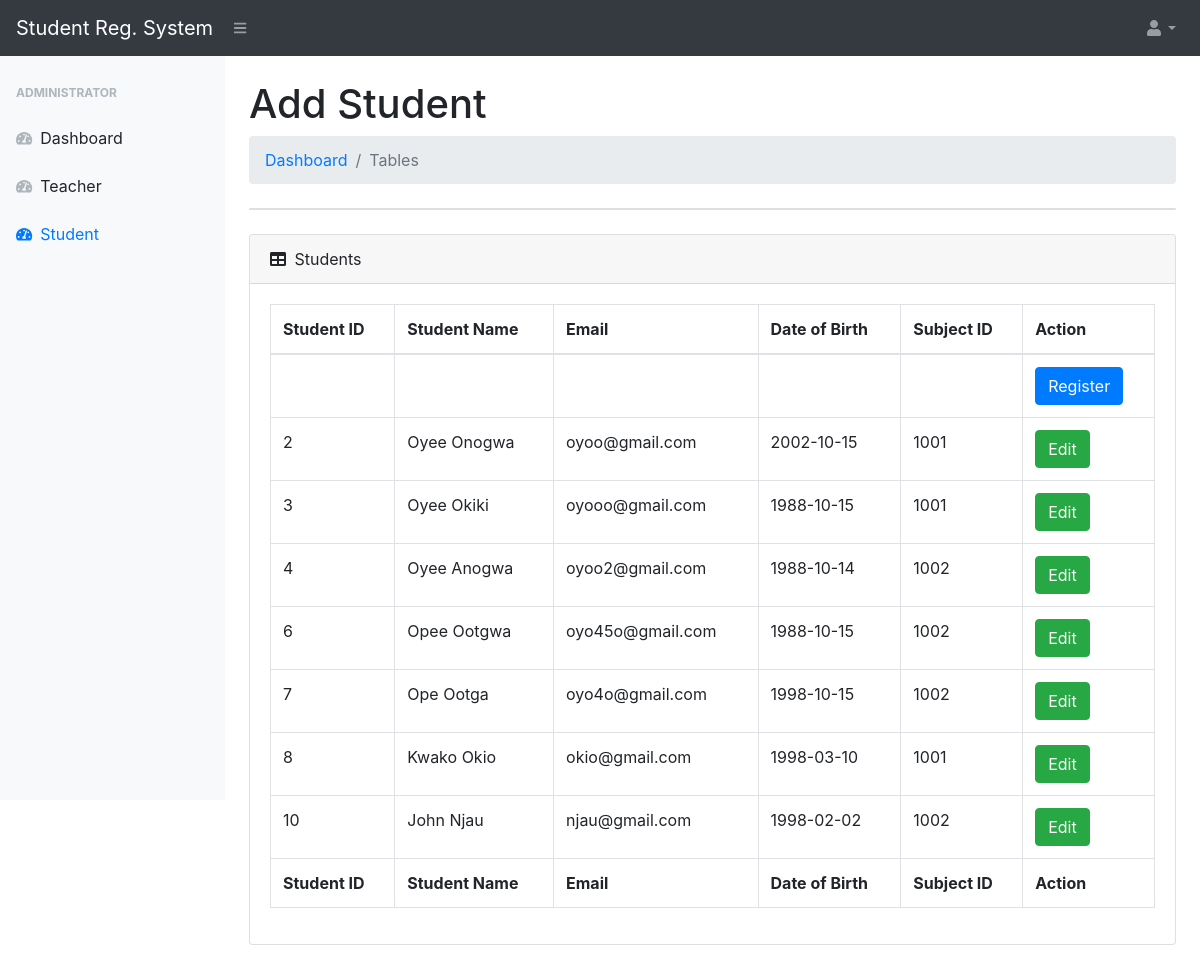
Page /dist/admin/student.php (signed in) on the committed database.
### tables this page shows
CREATE TABLE `student` (
  `student_id` int(11) NOT NULL,
  `student_name` varchar(60) NOT NULL,
  `email` varchar(60) NOT NULL,
  `dob` date NOT NULL,
  `password` varchar(60) NOT NULL,
  `subid` int(10) NOT NULL
);

### dist/admin/student.php (the view, shortened to what this page needs)
?><!DOCTYPE html>
<html lang="en">
<head>
    <link href="../css/styles.css" rel="stylesheet" />
    <link href="https://cdn.datatables.net/1.10.20/css/dataTables.bootstrap4.min.css" rel="stylesheet" />
</head>
<body class="sb-nav-fixed">
<?php include 'navbar.php';?>
<div id="layoutSidenav_content">
    <main>
        <div class="container-fluid">
            <h1 class="mt-4">Add Student</h1>
            <ol class="breadcrumb mb-4">
                <li class="breadcrumb-item"><a href="index.php">Dashboard</a></li>
                <li class="breadcrumb-item active">Tables</li>
            </ol>
            <div class="card mb-4">
            </div>
            <div class="card mb-4">
                <div class="card-header">
                    <i class="fas fa-table mr-1"></i>
                    Students
                </div>
                <div class="card-body">
                    <div class="table-responsive">
                        <table class="table table-bordered" id="dataTableAdd" cellspacing="0">
                            <thead>
                            <tr>
                                <th>Student ID</th>
                                <th>Student Name</th>
                                <th>Email</th>
                                <th>Date of Birth</th>
                                <th>Subject ID</th>
                                <th>Action</th>
                            </tr>
                            </thead>
                            <tfoot>
                            <tr>
                                <th>Student ID</th>
                                <th>Student Name</th>
                                <th>Email</th>
                                <th>Date of Birth</th>
                                <th>Subject ID</th>
                                <th>Action</th>
                            </tr>
                            </tfoot>
                            <tbody>
                            <tr>
                                <td></td>
                                <td></td>
                                <td></td>
                                <td></td>
                                <td></td>
                                <td>
                                    <button type="button" class="btn btn-primary" data-toggle="modal" data-target="#myModal1">Register</button>
                                    <br/>
                                </td>
                            </tr>
                            <?php
                            include "../conn.php";
                            $sql = "Select * from `student`";
                            if ($result = mysqli_query($link, $sql)){
                                while($row = mysqli_fetch_array($result)){
                                    echo "<tr>";
                                    echo "<td>". $row['student_id'] ."</td>";
                                    echo "<td>". $row['student_name'] ."</td>";
                                    echo "<td>". $row['email'] ."</td>";
                                    echo "<td>". $row['dob'] ."</td>";
                                    echo "<td>". $row['subid'] ."</td>";
                                    echo "<td>";
                                    echo " <button class='btn btn-success' data-toggle='modal' data-target='#editmodal'>Edit</button>";
                                    echo "</td>";
                                    echo "</tr>";
                                }}
                            ?>
                            </tbody>
                        </table>
                    </div>
                </div>
            </div>
        </div>
</body>
</html>

### rows in the picture
student: student_id "2", student_name "Oyee Onogwa", email "oyoo@gmail.com", dob "2002-10-15", subid "1001"
student: student_id "3", student_name "Oyee Okiki", email "oyooo@gmail.com", dob "1988-10-15", subid "1001"
student: student_id "4", student_name "Oyee Anogwa", email "oyoo2@gmail.com", dob "1988-10-14", subid "1002"
student: student_id "6", student_name "Opee Ootgwa", email "oyo45o@gmail.com", dob "1988-10-15", subid "1002"
student: student_id "7", student_name "Ope Ootga", email "oyo4o@gmail.com", dob "1998-10-15", subid "1002"
student: student_id "8", student_name "Kwako Okio", email "okio@gmail.com", dob "1998-03-10", subid "1001"
student: student_id "10", student_name "John Njau", email "njau@gmail.com", dob "1998-02-02", subid "1002"
